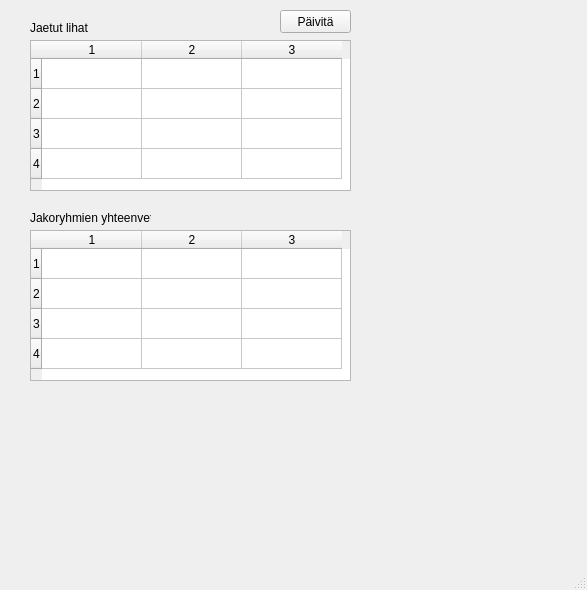
<?xml version="1.0" encoding="UTF-8"?>
<ui version="4.0">
 <class>MainWindow</class>
 <widget class="QMainWindow" name="MainWindow">
  <property name="geometry">
   <rect>
    <x>0</x>
    <y>0</y>
    <width>587</width>
    <height>590</height>
   </rect>
  </property>
  <property name="windowTitle">
   <string>MainWindow</string>
  </property>
  <widget class="QWidget" name="centralwidget">
   <widget class="QTableWidget" name="meatSharedTableWidget">
    <property name="geometry">
     <rect>
      <x>30</x>
      <y>40</y>
      <width>321</width>
      <height>151</height>
     </rect>
    </property>
    <property name="rowCount">
     <number>4</number>
    </property>
    <property name="columnCount">
     <number>3</number>
    </property>
    <row/>
    <row/>
    <row/>
    <row/>
    <column/>
    <column/>
    <column/>
   </widget>
   <widget class="QTableWidget" name="groupSummaryTableWidget">
    <property name="geometry">
     <rect>
      <x>30</x>
      <y>230</y>
      <width>321</width>
      <height>151</height>
     </rect>
    </property>
    <property name="rowCount">
     <number>4</number>
    </property>
    <property name="columnCount">
     <number>3</number>
    </property>
    <row/>
    <row/>
    <row/>
    <row/>
    <column/>
    <column/>
    <column/>
   </widget>
   <widget class="QLabel" name="meatSharedLabel">
    <property name="geometry">
     <rect>
      <x>30</x>
      <y>210</y>
      <width>121</width>
      <height>16</height>
     </rect>
    </property>
    <property name="text">
     <string>Jakoryhmien yhteenveto</string>
    </property>
   </widget>
   <widget class="QLabel" name="meatSharedLabel_2">
    <property name="geometry">
     <rect>
      <x>30</x>
      <y>20</y>
      <width>101</width>
      <height>16</height>
     </rect>
    </property>
    <property name="text">
     <string>Jaetut lihat</string>
    </property>
   </widget>
   <widget class="QPushButton" name="refreshPushButton">
    <property name="geometry">
     <rect>
      <x>280</x>
      <y>10</y>
      <width>71</width>
      <height>23</height>
     </rect>
    </property>
    <property name="text">
     <string>Päivitä</string>
    </property>
   </widget>
  </widget>
  <widget class="QMenuBar" name="menubar">
   <property name="geometry">
    <rect>
     <x>0</x>
     <y>0</y>
     <width>587</width>
     <height>21</height>
    </rect>
   </property>
  </widget>
  <widget class="QStatusBar" name="statusbar"/>
 </widget>
 <resources/>
 <connections/>
</ui>
